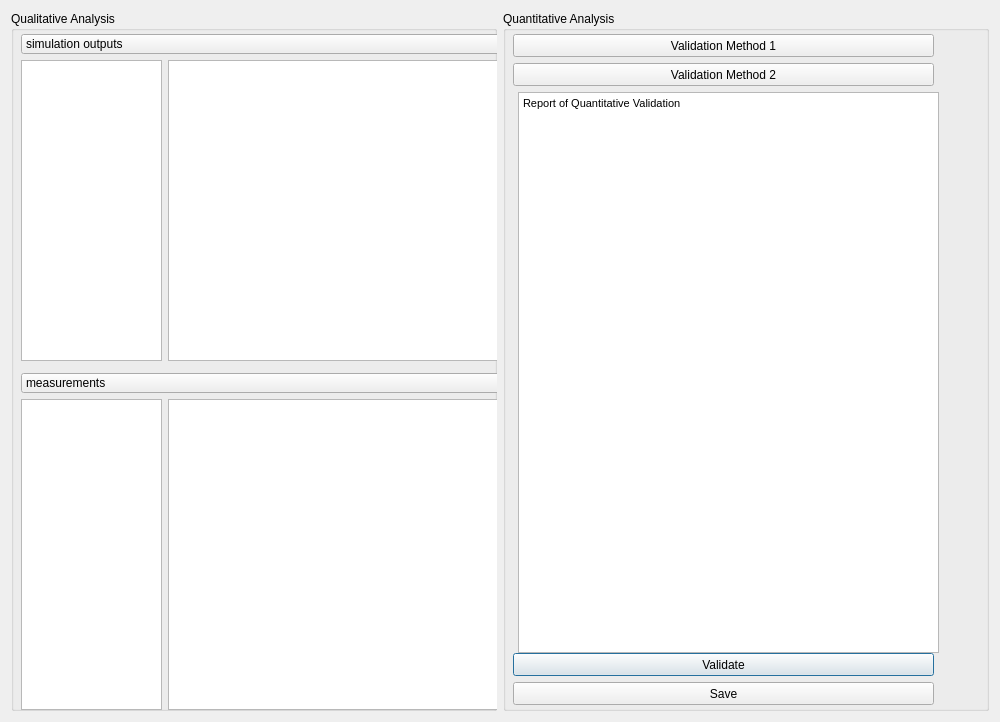
<?xml version="1.0" encoding="UTF-8"?>
<ui version="4.0">
 <class>Dialog</class>
 <widget class="QDialog" name="Dialog">
  <property name="geometry">
   <rect>
    <x>0</x>
    <y>0</y>
    <width>1000</width>
    <height>722</height>
   </rect>
  </property>
  <property name="windowTitle">
   <string>Dialog</string>
  </property>
  <layout class="QHBoxLayout" name="horizontalLayout">
   <item>
    <widget class="QGroupBox" name="groupBox">
     <property name="title">
      <string>Qualitative Analysis</string>
     </property>
     <widget class="QTextEdit" name="textEdit_3">
      <property name="geometry">
       <rect>
        <x>157</x>
        <y>49</y>
        <width>371</width>
        <height>301</height>
       </rect>
      </property>
     </widget>
     <widget class="QTextEdit" name="textEdit_4">
      <property name="geometry">
       <rect>
        <x>157</x>
        <y>388</y>
        <width>371</width>
        <height>311</height>
       </rect>
      </property>
     </widget>
     <widget class="QComboBox" name="comboBox">
      <property name="geometry">
       <rect>
        <x>10</x>
        <y>23</y>
        <width>521</width>
        <height>20</height>
       </rect>
      </property>
      <item>
       <property name="text">
        <string>simulation outputs</string>
       </property>
      </item>
     </widget>
     <widget class="QComboBox" name="comboBox_2">
      <property name="geometry">
       <rect>
        <x>10</x>
        <y>362</y>
        <width>521</width>
        <height>20</height>
       </rect>
      </property>
      <item>
       <property name="text">
        <string>measurements</string>
       </property>
      </item>
     </widget>
     <widget class="QTreeView" name="simulationTree">
      <property name="geometry">
       <rect>
        <x>10</x>
        <y>49</y>
        <width>141</width>
        <height>301</height>
       </rect>
      </property>
     </widget>
     <widget class="QTreeView" name="measurementTree">
      <property name="geometry">
       <rect>
        <x>10</x>
        <y>388</y>
        <width>141</width>
        <height>311</height>
       </rect>
      </property>
     </widget>
    </widget>
   </item>
   <item>
    <widget class="QGroupBox" name="groupBox_2">
     <property name="title">
      <string>Quantitative Analysis</string>
     </property>
     <widget class="QTextEdit" name="textEdit_2">
      <property name="geometry">
       <rect>
        <x>15</x>
        <y>81</y>
        <width>421</width>
        <height>561</height>
       </rect>
      </property>
      <property name="html">
       <string>&lt;!DOCTYPE HTML PUBLIC &quot;-//W3C//DTD HTML 4.0//EN&quot; &quot;http://www.w3.org/TR/REC-html40/strict.dtd&quot;&gt;
&lt;html&gt;&lt;head&gt;&lt;meta name=&quot;qrichtext&quot; content=&quot;1&quot; /&gt;&lt;style type=&quot;text/css&quot;&gt;
p, li { white-space: pre-wrap; }
&lt;/style&gt;&lt;/head&gt;&lt;body style=&quot; font-family:'MS Shell Dlg 2'; font-size:8.25pt; font-weight:400; font-style:normal;&quot;&gt;
&lt;p style=&quot; margin-top:0px; margin-bottom:0px; margin-left:0px; margin-right:0px; -qt-block-indent:0; text-indent:0px;&quot;&gt;Report of Quantitative Validation&lt;/p&gt;&lt;/body&gt;&lt;/html&gt;</string>
      </property>
     </widget>
     <widget class="QPushButton" name="pushButton">
      <property name="geometry">
       <rect>
        <x>10</x>
        <y>642</y>
        <width>421</width>
        <height>23</height>
       </rect>
      </property>
      <property name="text">
       <string>Validate</string>
      </property>
     </widget>
     <widget class="QPushButton" name="pushButton_3">
      <property name="geometry">
       <rect>
        <x>10</x>
        <y>23</y>
        <width>421</width>
        <height>23</height>
       </rect>
      </property>
      <property name="text">
       <string>Validation Method 1</string>
      </property>
     </widget>
     <widget class="QPushButton" name="pushButton_2">
      <property name="geometry">
       <rect>
        <x>10</x>
        <y>52</y>
        <width>421</width>
        <height>23</height>
       </rect>
      </property>
      <property name="minimumSize">
       <size>
        <width>0</width>
        <height>23</height>
       </size>
      </property>
      <property name="text">
       <string>Validation Method 2</string>
      </property>
     </widget>
     <widget class="QPushButton" name="pushButton_5">
      <property name="geometry">
       <rect>
        <x>10</x>
        <y>671</y>
        <width>421</width>
        <height>23</height>
       </rect>
      </property>
      <property name="text">
       <string>Save</string>
      </property>
     </widget>
    </widget>
   </item>
  </layout>
 </widget>
 <resources/>
 <connections/>
</ui>
